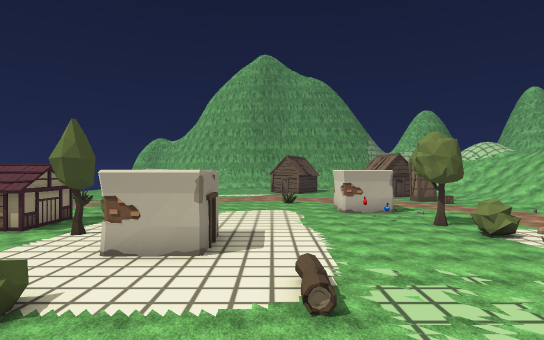
View 1 (above)

24 first-person views from a walk through a 3-D level made in the Unity game engine. The camera is 1.3 m above the floor, looks level and sees 80° across. The floor is counted in squares, 2 m on a side. Each view is taken from the middle of a square. On the plan, view 1 faces up. The plan holds only what a view shows up to about 10 squares ahead; the rest is blank. The place goes on beyond the plan. The player character is not drawn. Some animated figures are not drawn. Some surface patterns are stand-ins.

View 2
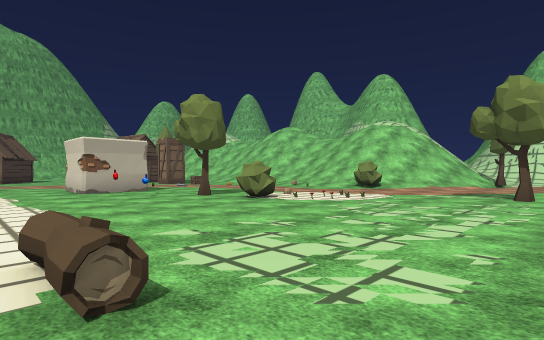

View 3
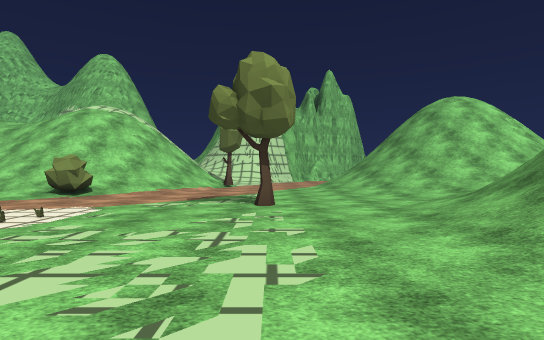

View 4
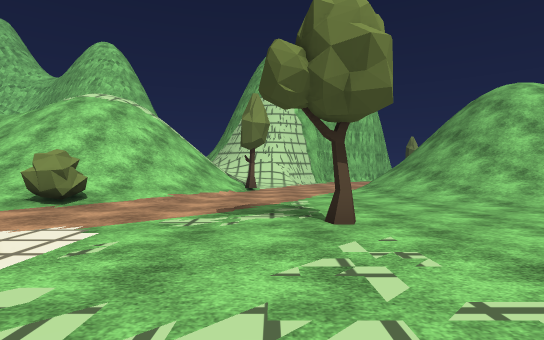

View 5
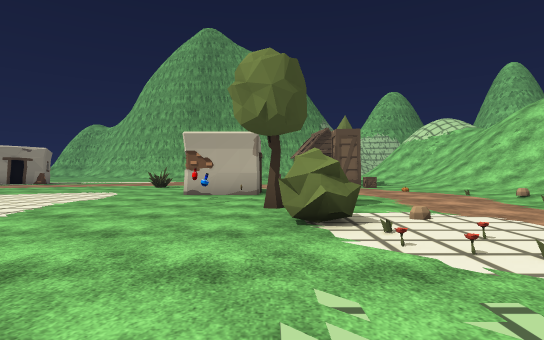

View 6
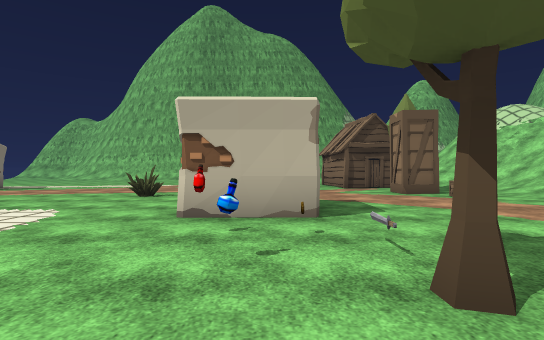

View 7
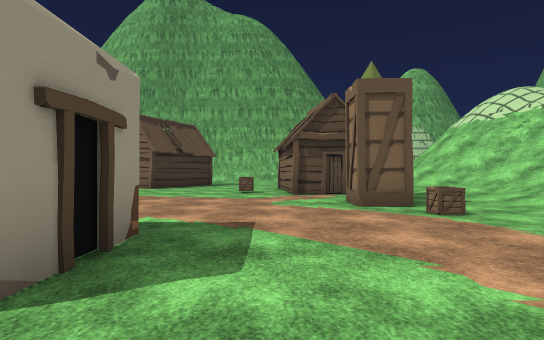

View 8
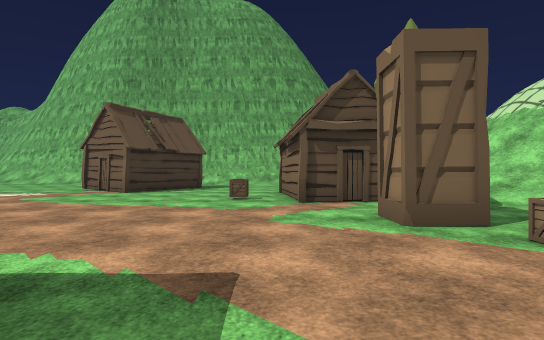

View 9
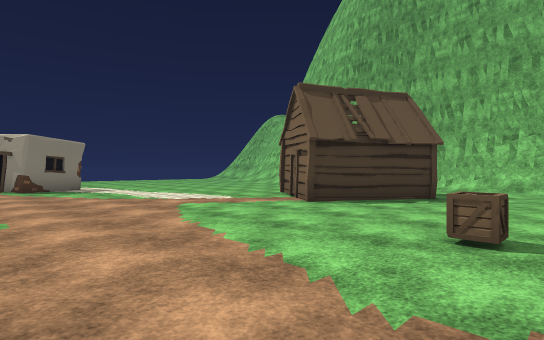

View 10
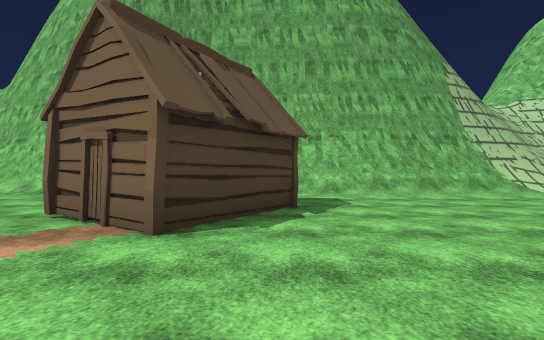

View 11
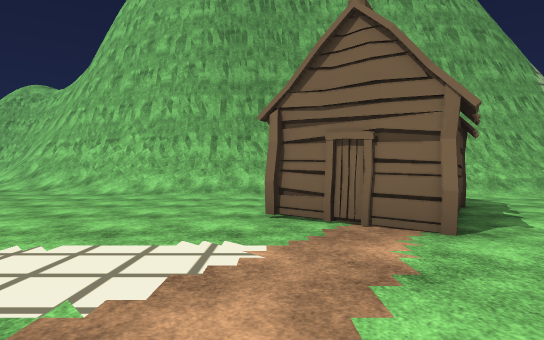

View 12
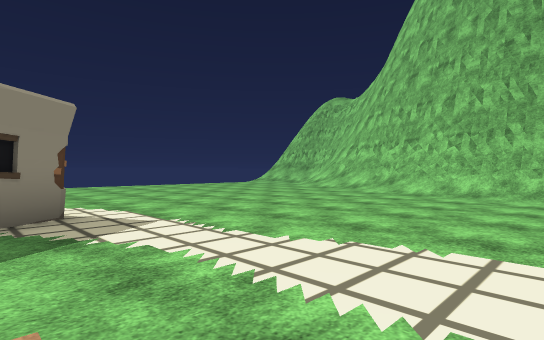

View 13
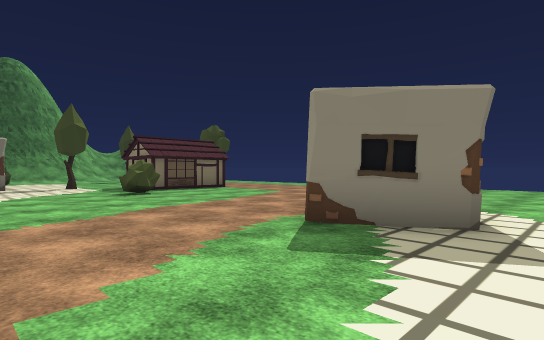

View 14
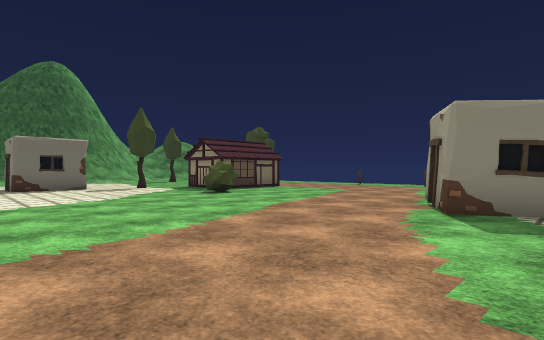

View 15
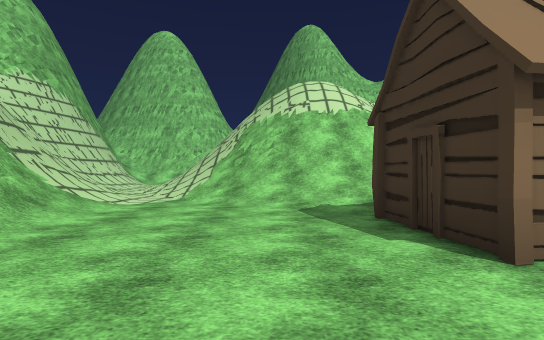

View 16
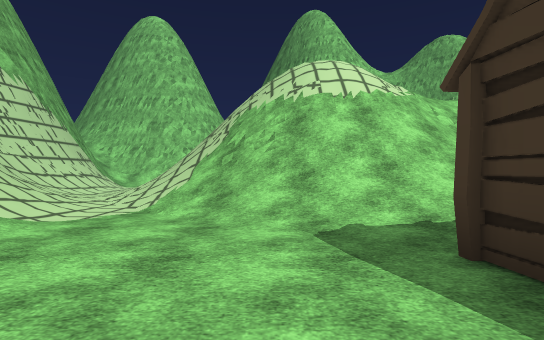

View 17
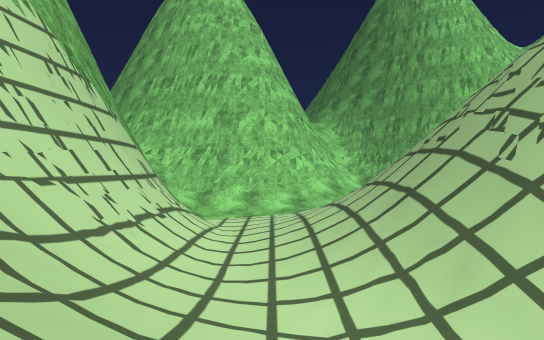

View 18
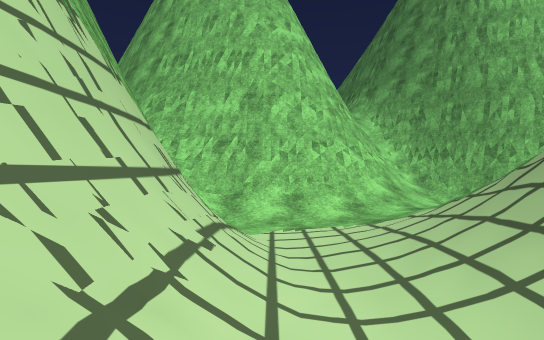

View 19
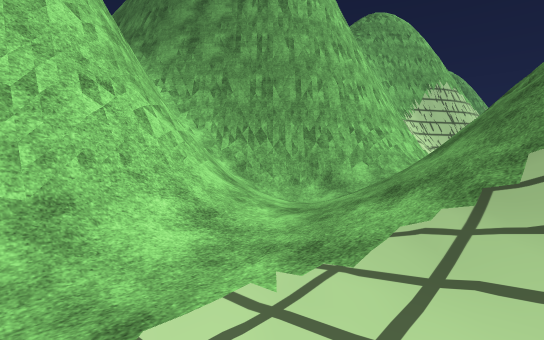

View 20
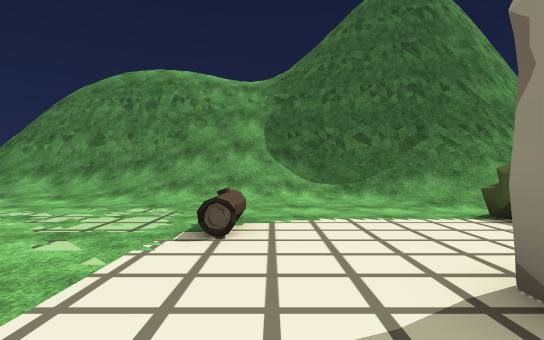

View 21
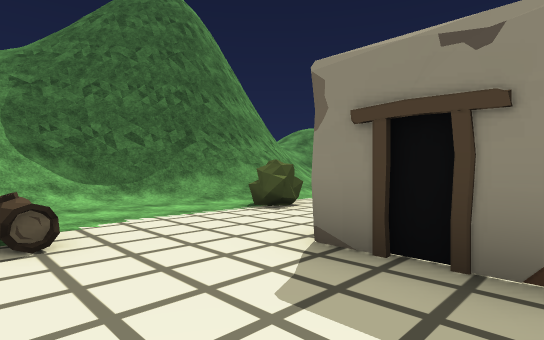

View 22
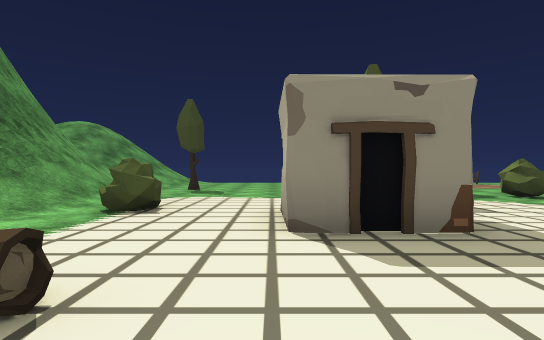

View 23
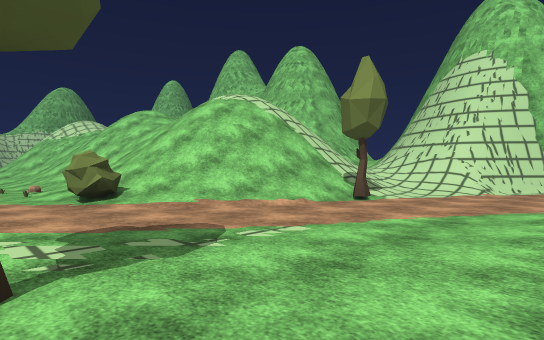

View 24
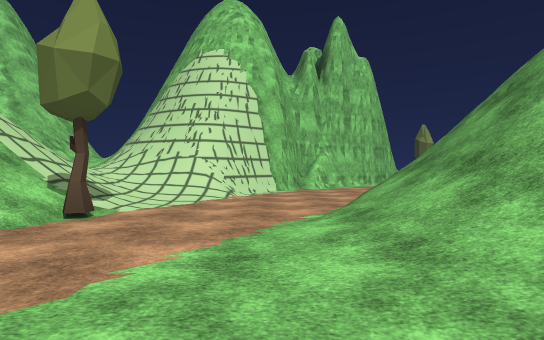

### Floor plan
Key: @ floor where view 1 was taken; # wall or solid block; . main floor; : floor 0.25 m higher than the main floor; + floor 0.5 m higher than the main floor; * floor 0.75 m higher than the main floor; % floor 1.25 m higher than the main floor; & floor 5.25 m higher than the main floor; / step, stairs or slope; = window, fence, low wall or low ledge; B bottle; T tree; U bush; L log; S sword; C crate; H hut; O other object.
Columns run from 7 left of view 1 to 21 right of it. Each row starts with its distance up from view 1.
 30                     ##### /##
 29 //######  ##    ###/////..:##
 28 ..//####  #######=//..:+:.:##
 27 ........  ..//////..//////:/#
 26 ........  .........////////+/
 25 ........HHH......./##//////+/
 24 ........H.H......//#=///// +/
 23 .......HHH......./////     /#
 22 ..............HH./////     /#
 21 ...............H /////     /#
 20 .#..........C.HH ://///    /#
 19 ##.............. .////&    /#
 18 #O.............T..:/
 17 ...............O..//
 16 ........O.......C./
 15 .......... .......
 14 .......... O......://
 13 ..........##.......//
 12 .U...............O:/ //
 11  .........BOS.....+////
 10 #..........BT....O+////
  9 #................./////
  8 ..T.##......UU....U/////
  7  ... #.......OOO...///////
  6 ....O........OO.....//////%/#
  5 ........L.............T//+/##
  4 ...UU...L................:/##
  3 ....U...........T........./##
  2 /////...:...................#
  1 #####//////::::.....:++/.....
  0    ####@////////:../////=....
 -1      ####=#####//:://///
 -2        ##### ###  //////
 -3                   *////
 -4                    ////
 -5                    //

Where each view was taken, in squares from view 1:
view 1: 0 up, 0 right, facing up
view 2: 2 up, 0 right, facing up-right
view 3: 3 up, 3 right, facing right
view 4: 4 up, 5 right, facing right
view 5: 4 up, 5 right, facing up
view 6: 8 up, 4 right, facing up
view 7: 11 up, 6 right, facing up
view 8: 13 up, 6 right, facing up
view 9: 17 up, 6 right, facing up-left
view 10: 19 up, 3 right, facing up
view 11: 19 up, 0 right, facing up
view 12: 19 up, 1 left, facing up-left
view 13: 21 up, 2 left, facing down-left
view 14: 20 up, 0 right, facing down-left
view 15: 24 up, 4 right, facing right
view 16: 24 up, 6 right, facing right
view 17: 28 up, 11 right, facing right
view 18: 29 up, 13 right, facing right
view 19: 29 up, 17 right, facing down-right
view 20: 8 up, 0 right, facing down
view 21: 8 up, 1 right, facing down-left
view 22: 6 up, 2 right, facing left
view 23: 1 up, 9 right, facing up-right
view 24: 2 up, 11 right, facing right
